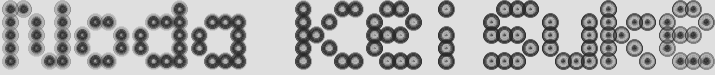
Frame 1 (no input)
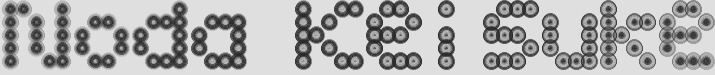
Frame 60 (the mouse pressed at the canvas centre just before this capture)
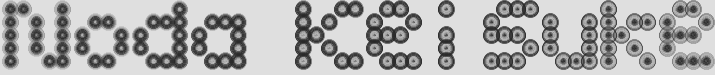
Frame 120 (the mouse held since frame 60 and released just before this capture)

The Processing sketch that drew these frames (run headless with seeded random() and noise(); from frame 60 on, the mouse is pressed at the canvas centre):

// Processing sketch: sketch_004
// ── sketch_004.pde
int[][] letters = {
 
 { 1, 1, 0, 0, 1, // N
   1, 0, 1, 0, 1,
   1, 0, 1, 0, 1,
   1, 0, 1, 0, 1,
   1, 0, 0, 1 ,1}, 
   
 { 0, 0, 0, 0, 0, // o
   0, 0, 1, 1, 0,
   0, 1, 0, 0, 1,
   0, 1, 0, 0, 1,
   0, 0, 1, 1 ,0},
 
   
 { 0, 0, 0, 0, 1, // d
   0, 0, 1, 1, 1,
   0, 1, 0, 0, 1,
   0, 1, 0, 0, 1,
   0, 0, 1, 1 ,1},
   
 { 0, 0, 0, 0, 0, // a
   0, 0, 1, 1, 1,
   0, 1, 0, 0, 1,
   0, 1, 0, 0, 1,
   0, 0, 1, 1 ,1},
   
 { 0, 0, 0, 0, 0, // 
   0, 0, 0, 0, 0,
   0, 0, 0, 0, 0,
   0, 0, 0, 0, 0,
   0, 0, 0, 0 ,0}, 
   
 { 1, 0, 0, 1, 1, // K
   1, 0, 1, 0, 0,
   1, 1, 0, 0, 0,
   1, 0, 1, 0, 0,
   1, 0, 0, 1 ,1},
  
 { 0, 0, 1, 1, 0, // e
   0, 1, 0, 0, 1,
   0, 1, 1, 1, 0,
   0, 1, 0, 0, 0,
   0, 0, 1, 1 ,1},
   
 { 0, 0, 1, 0, 0, // i
   0, 0, 0, 0, 0,
   0, 0, 1, 0, 0,
   0, 0, 1, 0, 0,
   0, 0, 1, 0 ,0},
   
 { 0, 0, 1, 1, 1, // s
   0, 1, 0, 0, 0,
   0, 1, 1, 1, 0,
   0, 0, 0, 0, 1,
   0, 1, 1, 1 ,0},
   
 { 0, 0, 0, 0, 0, // u
   0, 1, 0, 0, 1,
   0, 1, 0, 0, 1,
   0, 1, 0, 0, 1,
   0, 0, 1, 1 ,1},
   
 { 0, 1, 0, 0, 0, // k
   0, 1, 0, 1, 1,
   0, 1, 1, 0, 0,
   0, 1, 0, 1, 0,
   0, 1, 0, 0 ,1},
   
 { 0, 0, 1, 1, 0, // e
   0, 1, 0, 0, 1,
   0, 1, 1, 1, 0,
   0, 1, 0, 0, 0,
   0, 0, 1, 1 ,1}
};

int blockSize = 13;
int num = 20, frames = 120;
float theta;

void circle() {
  stroke(40);
  noFill();

  for (int i=0; i<num; i++) {
    float d = width*.8/num;
    float sz = i*d;
    float sw = map(sin(theta+TWO_PI/num*i), -1, 1, 1, d*.8);
    strokeWeight(sw);
    ellipse(width/2, height/2, sz, sz);
  }
  theta -= TWO_PI/frames;
}

void setup()
{
  size(715, 75);
  smooth();
}


void draw() {
  background(223);
  noStroke();
  fill(30);

  pushMatrix();
  translate(0, 8);
  rectMode(CENTER);
  for(int i = 0; i < letters.length; i++)
  {
     int xPos = 0;
     int yPos = 0;
    
     // for each letter, draw pixel dots
     for(int j = 0; j < letters[i].length; j++)
     {
        if(letters[i][j] == 1)
        {
          pushMatrix();
          translate(xPos, yPos);
          scale(0.03);
          circle();
          popMatrix();
        }
        
        xPos += blockSize;
        
        if(j % 5 == 4)
        {
          xPos = 0;
          yPos += blockSize; 
        }
     }
     
     translate(blockSize * 4.5, 0);
  }
  popMatrix();
}
